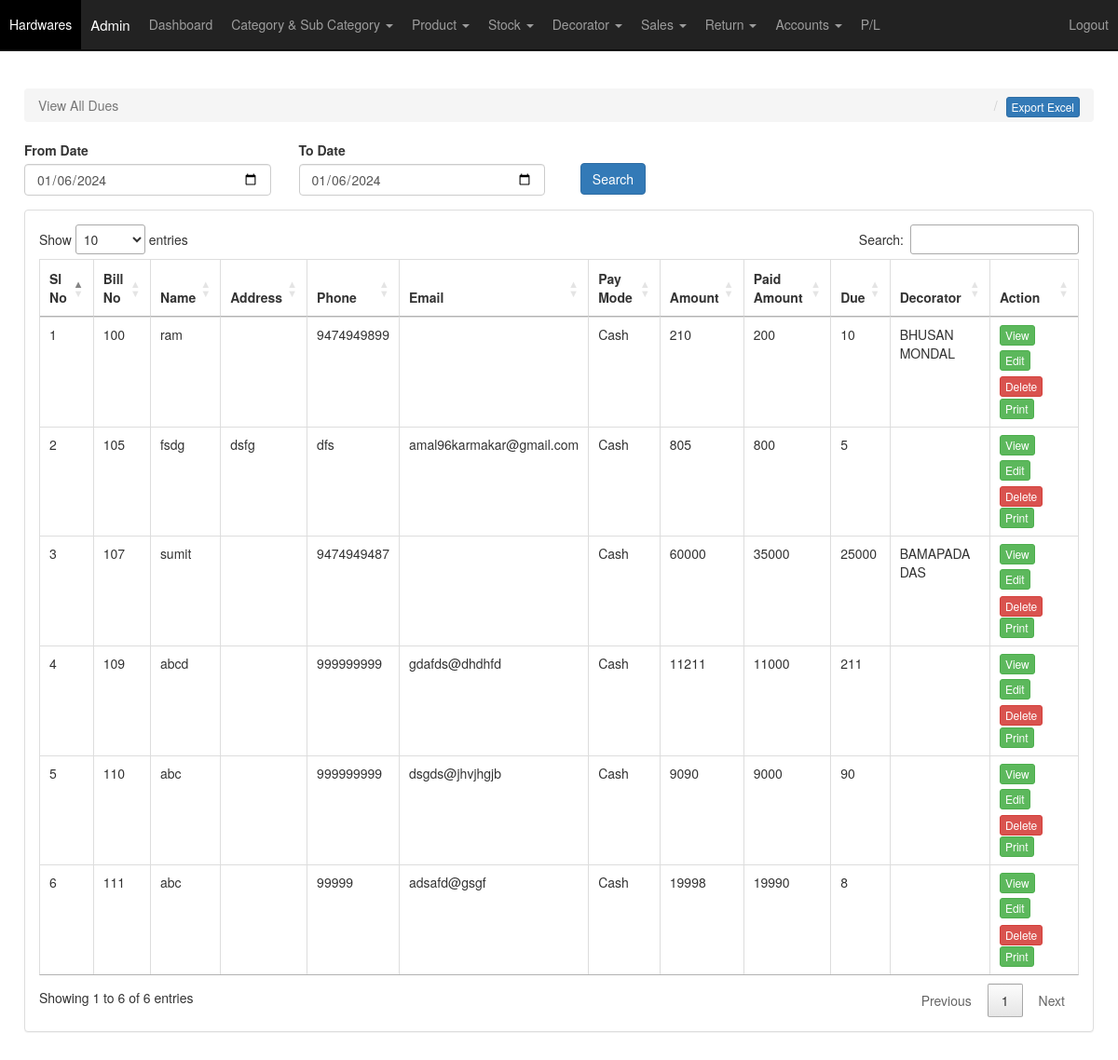
Page /view_dues.php (signed in) on the committed database.
### tables this page shows
CREATE TABLE `sales` (
  `sales_id` int NOT NULL,
  `bill_number` varchar(55) NOT NULL,
  `name` varchar(255) NOT NULL,
  `address` varchar(255) NOT NULL,
  `phone` varchar(55) NOT NULL,
  `email` varchar(55) NOT NULL,
  `pay_mode` varchar(55) NOT NULL,
  `total_purchase_amount` varchar(155) NOT NULL,
  `total_amount` varchar(55) NOT NULL,
  `paid` varchar(55) NOT NULL,
  `due` varchar(55) NOT NULL,
  `description` longtext NOT NULL,
  `decorator_id` varchar(55) NOT NULL,
  `next_payment_date` varchar(55) NOT NULL,
  `refer_type` varchar(15) NOT NULL DEFAULT 'S',
  `insert_date` datetime NOT NULL DEFAULT CURRENT_TIMESTAMP
);

CREATE TABLE `decorator` (
  `decorator_id` int NOT NULL,
  `name` varchar(155) NOT NULL,
  `phone` varchar(55) NOT NULL,
  `address` varchar(255) NOT NULL,
  `insert_date` datetime NOT NULL DEFAULT CURRENT_TIMESTAMP
);

### view_dues.php (the view, shortened to what the rows shown need)
<?php include "include/header.php"; ?>
    <div id="wrapper">
        <?php include "top-menu.php"; ?>
        <div id="page-wrapper">
            <div class="container-fluid">
                <div class="row">
                    <?php if($_REQUEST['flag'] == "edit") {
                          $show=mysqli_fetch_array(mysqli_query($conn, "SELECT * from `sales` where `sales_id` = '$_REQUEST[edit_id]'")); ?>
                        <div class="col-lg-12 col-md-12">
                            <form role="form" action="<?php echo $_SERVER['PHP_SELF']; ?>" method="POST">
                                <input name="sales_id" value="<?php echo $show['sales_id']; ?>" type="hidden">
                                <div class="col-md-3">
                                    <div class="form-group">
                                      <label>Bill Number</label>
                                      <input class="form-control" name="bill_num" value="<?php echo $show['bill_number']; ?>" type="text" placeholder="Enter Bill Number">
                                    </div>
                                </div>
                                <div class="col-md-3">
                                    <div class="form-group">
                                      <label>Name</label>
                                      <input class="form-control" name="name" value="<?php echo $show['name']; ?>" type="text" placeholder="Enter Name">
                                    </div>
                                </div>
                                <div class="col-md-3">
                                    <div class="form-group">
                                      <label>Phone</label>
                                      <input class="form-control" name="phone" value="<?php echo $show['phone']; ?>" type="text" placeholder="Enter Phone">
                                    </div>
                                </div>
                                <div class="col-md-3">
                                    <div class="form-group">
                                      <label>Email</label>
                                      <input class="form-control" name="email" value="<?php echo $show['email']; ?>" type="text" placeholder="Enter Email">
                                    </div>
                                </div>
                                <div class="col-lg-12">
                                    <table class="table table-bordered">
                                        <thead>
                                          <tr class="success">
                                            <th>Total Amount</th>
                                            <th>Previous Payment</th>
                                            <th>Due Amount</th>
                                          </tr>
                                        </thead>
                                        <tbody>
                                          <tr>
                                            <td>Rs. <?php echo $show['total_amount']; ?></td>
                                            <td>Rs. <?php echo $show['paid']; ?><input name="ppaid" type="hidden" value="<?php echo $show['paid']; ?>"></td>
                                            <td>Rs. <?php echo $show['due']; ?><input id="pdue" name="pdue" type="hidden" value="<?php echo $show['due']; ?>"></td>
                                          </tr>
                                        </tbody>
                                    </table>
                                </div>
                                <div class="col-md-2">
                                    <div class="form-group">
                                    	<label>Payment mode <span class="text-danger">*</span></label>
                                    	<select class="form-control" name="paytype" id="paytype" required="">
                                    		<option>Select Pay Mode</option>
                                    		<option value="Cash" <?php if($show['pay_mode']=="Cash") { echo "selected"; } else { } ?>>Cash</option>
                                    		<option value="Google pay" <?php if($show['pay_mode']=="Google pay") { echo "selected"; } else { } ?>>Google pay</option>
                                    		<option value="UPI/Net banking" <?php if($show['pay_mode']=="UPI/Net banking") { echo "selected"; } else { } ?>>UPI/Net banking</option>
                                    		<option value="Credit card" <?php if($show['pay_mode']=="Credit card") { echo "selected"; } else { } ?>>Credit card</option>
                                    		<option value="Debit card" <?php if($show['pay_mode']=="Debit card") { echo "selected"; } else { } ?>>Debit card</option>
                                    		<option value="Cheque" <?php if($show['pay_mode']=="Cheque") { echo "selected"; } else { } ?>>Cheque</option>
                                    		<option value="Paytm" <?php if($show['pay_mode']=="Paytm") { echo "selected"; } else { } ?>>Paytm</option>
                                    	</select>
                                    </div>
                                </div>
                                <div class="col-md-2">
                                    <div class="form-group">
                                      <label>Total Amount</label>
                                      <input class="form-control" name="tamount" value="<?php echo $show['total_amount']; ?>" type="text" placeholder="Enter Total Amount">
                                    </div>
                                </div>
                                <div class="col-md-2">
                                    <div class="form-group">
                                      <label>Paid</label>
                                      <input class="form-control" id="paid1" name="paid" onkeyup="calc1()" type="text" placeholder="Enter Paid">
                                    </div>
                                </div>
                                <div class="col-md-2">
                                    <div class="form-group">
                                      <label>Due</label>
                                      <input class="form-control" id="due1" name="due" type="text" placeholder="Enter Due">
                                    </div>
                                </div>
                                <div class="col-md-4">
                                    <div class="form-group">
                                      <label>Description</label>
                                      <textarea class="form-control" name="description" rows="4" cols="50" placeholder="Enter Description" style="height:80px;"><?php echo $show['description']; ?></textarea>
                                    </div>
                                </div>
                                <hr>
                                <div class="col-md-12">
                                        <table class="table table-bordered" id="sumtable">
                                          <thead>
                                            <tr class="success">
                                              <th>Item Name</th>
                                              <th>Quantity</th>
                                              <th>Price (Per Unit)</th>
                                              <th>Total Price</th>
                                              <th>Item Description</th>
                                            </tr>
                                          </thead>
                                          <tbody class="field_wrapper" id="product_table">
                                            <?php $sql_stock = mysqli_query($conn, "SELECT * FROM item_sales WHERE sales_id='".$show['sales_id']."'");
                                            while($show_stock = mysqli_fetch_array($sql_stock)) { ?>
                                            <tr>
                                              <td><?php $sql_pname = mysqli_fetch_array(mysqli_query($conn, "SELECT * FROM product WHERE product_id = '".$show_stock['item_name']."'")); echo $sql_pname['product_name']; ?></td>
                                              <td><?php echo $show_stock['quantity']; ?></td>
                                              <td><?php echo $show_stock['price']; ?></td>
                                              <td><?php echo ($show_stock['quantity']*$show_stock['price']); ?></td>
                                              <td><?php echo $show_stock['description']; ?></td>
                                            </tr>
                                            <?php } ?>
                                          </tbody>
                                        </table>
                                </div>
                                <hr>
                                <div class="col-lg-4">
                                    <div class="form-group">
                                      <label>Select Decorator</label>
                                      <select class="form-control select2" name="decorator" style="height:40px;" onchange="showDiv(this.value)">
                                        <option selected="selected">Select Decorator</option>
                                        <?php $sql_stock=mysqli_query($conn, "SELECT * FROM decorator ORDER BY decorator_id ASC");
                                        while($show_stock = mysqli_fetch_array($sql_stock)) { ?>
                                            <option value="<?php echo $show_stock['decorator_id']; ?>" <?php if($show['decorator_id']==$show_stock['decorator_id']) { echo "selected"; } else { } ?>><?php echo $show_stock['name']; ?> ( <?php echo $show_stock['phone']; ?> )</option>
                                        <?php } ?>
                                      </select>
                                    </div>
                                </div>
                                <div class="col-md-3">
                                    <div class="form-group">
                                      <label>Next Payment Date</label>
                                      <input class="form-control" name="cdate" value="<?php echo $show['next_payment_date']; ?>" type="date" placeholder="Enter Next Payment Date">
                                    </div>
                                </div>
                                <div class="col-md-4">
                                    <div class="form-group">
                                      <label>Address</label>
                                      <textarea class="form-control" name="address" rows="4" cols="50" placeholder="Enter Address"><?php echo $show['address']; ?></textarea>
                                    </div>
                                </div>
                                <div class="col-md-3">
                                    <div class="form-group">
                                        <input name="update" class="btn btn-primary" type="submit" value="Update" />
                                        <a href="view_sales.php" class="btn btn-primary">Cancel</a>
                                    </div>
                                </div>
                            </form>
                    </div>
                    <?php } else { ?>
                    <div class="col-lg-12 col-md-12">
                      <div class="panel panel-default">
                          <div class="panel-body">
                            <table class="table table-bordered" id="example">
                              <thead>
                                <tr>
                                  <th>Sl No</th>
                                  <th>Bill No</th>
                                  <th>Name</th>
                                  <th>Address</th>
                                  <th>Phone</th>
                                  <th>Email</th>
                                  <th>Pay Mode</th>
                                  <th>Amount</th>
                                  <th>Paid Amount</th>
                                  <th>Due</th>
                                  <th>Decorator</th>
                                  <th>Action</th>
                                </tr>
                              </thead>
                              <tbody>
                            <?php $i = 1;
                              if (isset($_POST['search'])) {
                                $from = $_POST["from"];
                                $to = $_POST["to"];
                                $sql_stock = mysqli_query($conn, "SELECT * FROM sales WHERE date(insert_date) BETWEEN '$from' AND '$to' AND  due > 0");
                              } else {
                                $sql_stock=mysqli_query($conn, "SELECT * FROM sales WHERE due > 0 ORDER BY sales_id ASC");
                              }
                              while($show_stock = mysqli_fetch_array($sql_stock)) { ?>
                                <tr>
                                  <td><?php echo $i; ?></td>
                                  <td><?php echo $show_stock['bill_number']; ?></td>
                                  <td><?php echo $show_stock['name']; ?></td>
                                  <td><?php echo $show_stock['address']; ?></td>
                                  <td><?php echo $show_stock['phone']; ?></td>
                                  <td><?php echo $show_stock['email']; ?></td>
                                  <td><?php echo $show_stock['pay_mode']; ?></td>
                                  <td><?php echo $show_stock['total_amount']; ?></td>
                                  <td><?php echo $show_stock['paid']; ?></td>
                                  <td><?php echo $show_stock['due']; ?></td>
                                  <td><?php $show_dec = mysqli_fetch_array(mysqli_query($conn, "SELECT * from `decorator` where `decorator_id` = '".$show_stock['decorator_id']."'")); echo $show_dec['name']; ?></td>
                                  <td><?php if($_SESSION['cus']['role']=="User") { ?>
                                      <a class="btn btn-success btn-xs" href="view_sales.php?flag=view&view_id=<?php echo $show_stock['sales_id']; ?>" style="margin-right:10px;margin-bottom:5px;">View</a>
                                      <?php } else { ?>
                                      <a class="btn btn-success btn-xs" href="view_sales.php?flag=view&view_id=<?php echo $show_stock['sales_id']; ?>" style="margin-right:10px;margin-bottom:5px;">View</a>
                                      <a class="btn btn-success btn-xs" href="view_sales.php?flag=edit&edit_id=<?php echo $show_stock['sales_id']; ?>" style="margin-right:10px;margin-bottom:5px;">Edit</a>
                                      <a class="btn btn-danger btn-xs" href="view_sales.php?flag=delete&del_id=<?php echo $show_stock['sales_id']; ?>" onclick="return confirm('Are you sure to delete the record?')">Delete</a>
                                      <a class="btn btn-success btn-xs" href="print_sales.php?view_id=<?php echo $show_stock['sales_id']; ?>" style="margin-right:10px;">Print</a>
                                      <?php } ?>
                                  </td>
                                </tr>
                                <?php $i++; } ?>
                              </tbody>
                            </table>
                          </div>
                      </div>
                    </div>
                    <?php } ?>
                </div>
            </div>
        </div>
    </div>
<?php include "include/footer.php"; ?>

### rows in the picture
sales: bill_number "100", name "ram", phone "9474949899", pay_mode "Cash", total_amount "210", paid "200", due "10", decorator.name "BHUSAN MONDAL"
sales: bill_number "105", name "fsdg", address "dsfg", phone "dfs", email "amal96karmakar@gmail.com", pay_mode "Cash", total_amount "805", paid "800", due "5"
sales: bill_number "107", name "sumit", phone "9474949487", pay_mode "Cash", total_amount "60000", paid "35000", due "25000", decorator.name "BAMAPADA DAS"
sales: bill_number "109", name "abcd", phone "999999999", email "gdafds@dhdhfd", pay_mode "Cash", total_amount "11211", paid "11000", due "211"
sales: bill_number "110", name "abc", phone "999999999", email "dsgds@jhvjhgjb", pay_mode "Cash", total_amount "9090", paid "9000", due "90"
sales: bill_number "111", name "abc", phone "99999", email "adsafd@gsgf", pay_mode "Cash", total_amount "19998", paid "19990", due "8"

### other values in the picture
$_SESSION['cus']['name'] "Admin"
